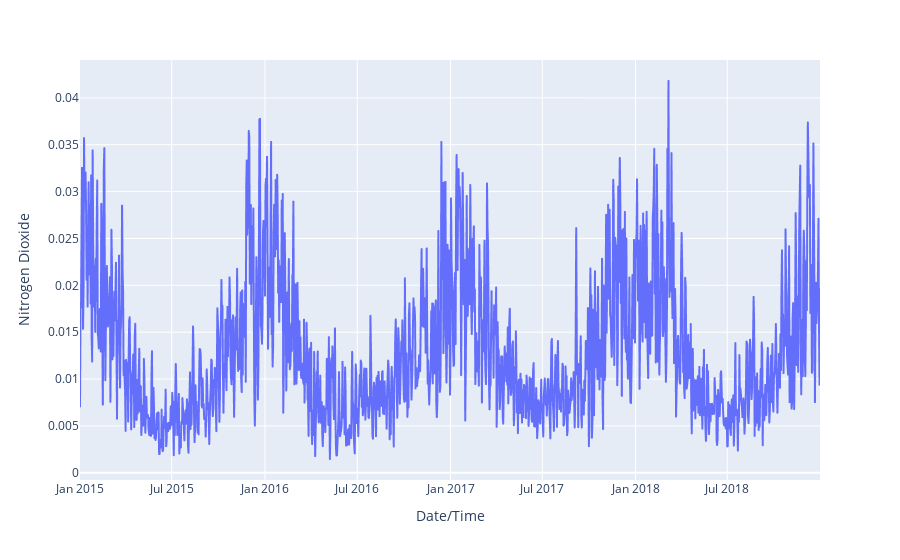

The notebook cell this image was saved under:
### Code cell
fig_NO2 = px.line(df4, x='Date/Time', y= 'Nitrogen Dioxide')
fig_NO2.show()

### Figure 1 — Plotly figure (JSON) as saved in the notebook; plotly's stock layout.template omitted (floating-point values rounded to 4 significant figures; data arrays with more than 128 entries replaced by an {"elided": "..."} marker saying what was removed)
{"data": [{"hovertemplate": "Date/Time=%{x}<br>Nitrogen Dioxide=%{y}<extra></extra>", "legendgroup": "", "line": {"color": "#636efa", "dash": "solid"}, "marker": {"symbol": "circle"}, "mode": "lines", "name": "", "showlegend": false, "type": "scattergl", "x": {"elided": "1461 str values"}, "xaxis": "x", "y": {"elided": "1461 float values"}, "yaxis": "y"}], "layout": {"legend": {"tracegroupgap": 0}, "margin": {"t": 60}, "xaxis": {"anchor": "y", "domain": [0, 1], "title": {"text": "Date/Time"}}, "yaxis": {"anchor": "x", "domain": [0, 1], "title": {"text": "Nitrogen Dioxide"}}}}
